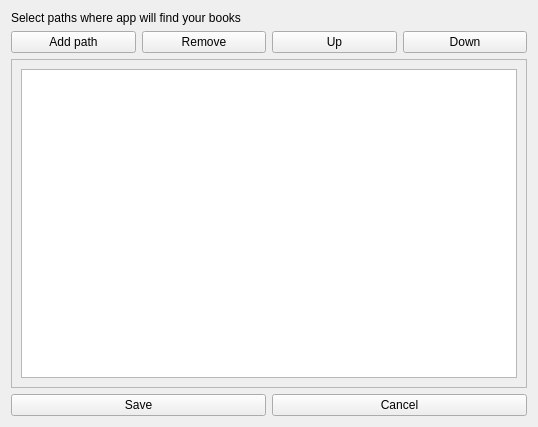
<?xml version="1.0" encoding="UTF-8"?>
<ui version="4.0">
 <class>BooksPath</class>
 <widget class="QWidget" name="BooksPath">
  <property name="geometry">
   <rect>
    <x>0</x>
    <y>0</y>
    <width>538</width>
    <height>427</height>
   </rect>
  </property>
  <property name="windowTitle">
   <string>Setup books path</string>
  </property>
  <layout class="QVBoxLayout" name="verticalLayout">
   <item>
    <widget class="QLabel" name="label">
     <property name="text">
      <string>Select paths where app will find your books</string>
     </property>
     <property name="wordWrap">
      <bool>true</bool>
     </property>
    </widget>
   </item>
   <item>
    <layout class="QHBoxLayout" name="horizontalLayout_2">
     <item>
      <widget class="QPushButton" name="addButton">
       <property name="text">
        <string>Add path</string>
       </property>
      </widget>
     </item>
     <item>
      <widget class="QPushButton" name="removeButton">
       <property name="text">
        <string>Remove</string>
       </property>
      </widget>
     </item>
     <item>
      <widget class="QPushButton" name="upButton">
       <property name="text">
        <string>Up</string>
       </property>
      </widget>
     </item>
     <item>
      <widget class="QPushButton" name="downButton">
       <property name="text">
        <string>Down</string>
       </property>
      </widget>
     </item>
    </layout>
   </item>
   <item>
    <widget class="QScrollArea" name="scrollArea">
     <property name="widgetResizable">
      <bool>true</bool>
     </property>
     <widget class="QWidget" name="scrollAreaWidgetContents">
      <property name="geometry">
       <rect>
        <x>0</x>
        <y>0</y>
        <width>518</width>
        <height>324</height>
       </rect>
      </property>
      <layout class="QVBoxLayout" name="verticalLayout_2">
       <item>
        <widget class="QListWidget" name="listWidget">
         <property name="wordWrap">
          <bool>true</bool>
         </property>
         <property name="selectionRectVisible">
          <bool>true</bool>
         </property>
        </widget>
       </item>
      </layout>
     </widget>
    </widget>
   </item>
   <item>
    <layout class="QHBoxLayout" name="horizontalLayout">
     <item>
      <widget class="QPushButton" name="saveButton">
       <property name="text">
        <string>Save</string>
       </property>
      </widget>
     </item>
     <item>
      <widget class="QPushButton" name="cancelButton">
       <property name="text">
        <string>Cancel</string>
       </property>
      </widget>
     </item>
    </layout>
   </item>
  </layout>
 </widget>
 <resources/>
 <connections/>
</ui>
